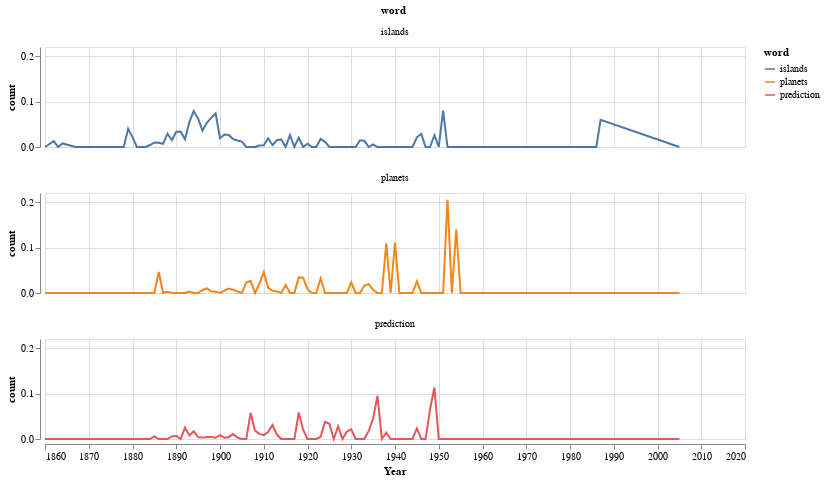

Notebook code for this chart:
### Markdown cell above
### Create a faceted chart

### Code cell
alt.Chart(df_words.loc[df_words['year'] > 0]).mark_line().encode(
    x=alt.X('year:Q', axis=alt.Axis(format='c', title='Year')),
    y='count:Q',
    color='word:N',
    facet='word:N'
).properties(width=700, height=100, columns=1)

### Figure 1 — Vega-Lite specification as saved in the notebook (floating-point values rounded to 4 significant figures; data arrays with more than 128 entries replaced by an {"elided": "..."} marker saying what was removed)
{"$schema": "https://vega.github.io/schema/vega-lite/v3.4.0.json", "columns": 1, "config": {"mark": {"tooltip": null}, "view": {"height": 300, "width": 400}}, "data": {"name": "data-43c6196c504f616f160e008614a5dc00"}, "datasets": {"data-43c6196c504f616f160e008614a5dc00": {"elided": "273 records"}}, "encoding": {"color": {"field": "word", "type": "nominal"}, "facet": {"field": "word", "type": "nominal"}, "x": {"axis": {"format": "c", "title": "Year"}, "field": "year", "type": "quantitative"}, "y": {"field": "count", "type": "quantitative"}}, "height": 100, "mark": "line", "width": 700}
